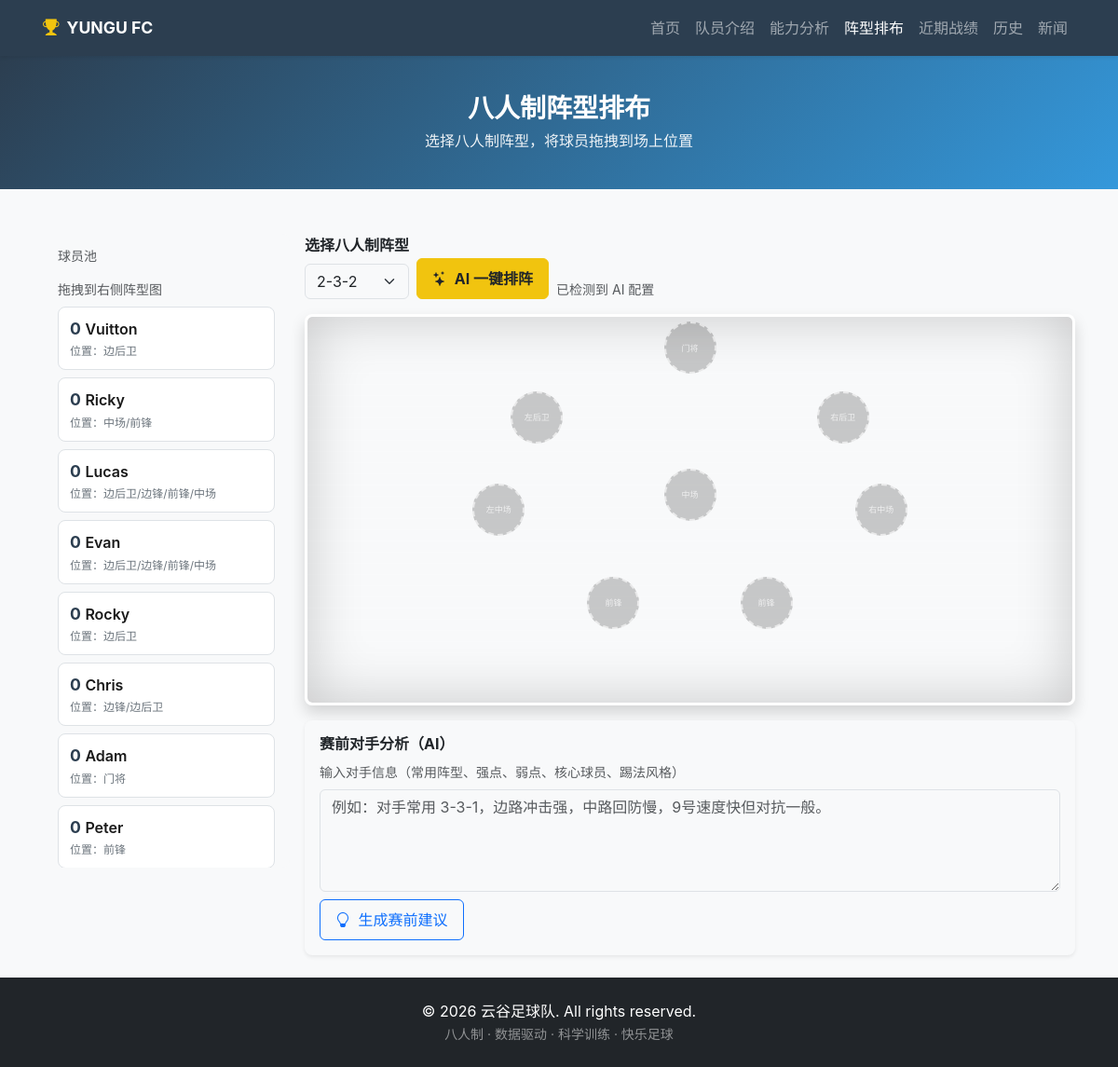
Page /formation on the committed database.
### tables this page shows
CREATE TABLE "players" (
	"id"	INTEGER NOT NULL UNIQUE,
	"name"	TEXT,
	"age"	INTEGER,
	"number"	INTEGER, characteristic TEXT, position TEXT,
	PRIMARY KEY("id" AUTOINCREMENT)
);

### app.py (the view)
@app.route('/formation')
def formation():
    conn = get_db_connection()
    rows = conn.execute('SELECT id, name, number, characteristic, position FROM players ORDER BY number').fetchall()
    conn.close()
    players = [{'id': r['id'], 'name': r['name'], 'number': r['number'], 'characteristic': r['characteristic'] or '', 'position': r['position'] or ''} for r in rows]
    ai_enabled = is_ai_key_configured()
    return render_template('formation.html', players=players, ai_enabled=ai_enabled)

### app.py (called while the page is built)
def get_db_connection():
    conn = sqlite3.connect('football-schoolteam.db')
    conn.row_factory = sqlite3.Row
    return conn

### utils/ai_formation.py (called while the page is built)
def is_ai_key_configured():
    provider = (
        os.getenv("AI_PROVIDER")
        or HARDCODED_AI_PROVIDER
        or "deepseek"
    ).strip().lower()
    if provider == "deepseek":
        return bool((HARDCODED_DEEPSEEK_API_KEY or os.getenv("DEEPSEEK_API_KEY", "")).strip())
    if provider == "siliconflow":
        return bool((HARDCODED_SILICONFLOW_API_KEY or os.getenv("SILICONFLOW_API_KEY", "")).strip())
    return False

### templates/formation.html (shortened to what this page needs)
{% extends 'base.html' %}
{% block content %}
<div class="page-header">
    <div class="container">
        <h1>八人制阵型排布</h1>
        <p>选择八人制阵型，将球员拖拽到场上位置</p>
    </div>
</div>
<div class="container py-4">
    <div class="row g-3 align-items-start">
        <div class="col-12 col-md-4 col-lg-3">
            <div class="player-pool-sidebar sticky-top">
                <h6 class="text-muted mb-3 small text-uppercase">球员池</h6>
                <p class="small text-muted mb-2">拖拽到右侧阵型图</p>
                <div id="player-bench" class="d-grid gap-0">
                    {% for p in players %}
                    <div class="player-card" draggable="true" data-id="{{ p['id'] }}" data-name="{{ p['name'] }}" data-number="{{ p['number'] }}" data-position="{{ p.get('position') or '' }}" data-characteristic="{{ p.get('characteristic') or '' }}">
                        <div><span class="card-num">{{ p['number'] }}</span> <span class="card-name">{{ p['name'] }}</span></div>
                        <div class="card-meta">位置：{{ p.get('position') or '—' }}{% if p.get('characteristic') %} · {{ p['characteristic'] | truncate(12, True) }}{% endif %}</div>
                    </div>
                    {% endfor %}
                </div>
            </div>
        </div>
        <div class="col-12 col-md-8 col-lg-9">
            <div class="mb-3 d-flex flex-wrap gap-2 align-items-end">
                <div>
                    <label class="form-label fw-bold">选择八人制阵型</label>
                    <select id="formation-select" class="form-select" style="max-width: 12rem;">
                        <option value="232">2-3-2</option>
                    </select>
                </div>
                <button id="ai-lineup-btn" class="btn btn-warning text-dark fw-bold" type="button">
                    <i class="bi bi-stars me-1"></i> AI 一键排阵
                </button>
                <div class="small text-muted">
                    {% if ai_enabled %}已检测到 AI 配置{% else %}未检测到 AI Key（需配置 `DEEPSEEK_API_KEY` 或 `SILICONFLOW_API_KEY`）{% endif %}
                </div>
            </div>
            <div class="card shadow overflow-hidden">
                <div class="formation-field p-4" id="formation-field">
                </div>
            </div>
            <div class="card shadow-sm mt-3">
                <div class="card-body">
                    <h6 class="fw-bold mb-2">赛前对手分析（AI）</h6>
                    <label for="opponent-info" class="form-label text-muted small">输入对手信息（常用阵型、强点、弱点、核心球员、踢法风格）</label>
                    <textarea id="opponent-info" class="form-control" rows="4" placeholder="例如：对手常用 3-3-1，边路冲击强，中路回防慢，9号速度快但对抗一般。"></textarea>
                    <div class="d-flex gap-2 mt-2">
                        <button id="ai-opponent-btn" class="btn btn-outline-primary" type="button">
                            <i class="bi bi-lightbulb me-1"></i> 生成赛前建议
                        </button>
                    </div>
                </div>
            </div>
        </div>
    </div>
</div>
{% endblock %}

### static/css/style.css (style rules this page uses)
:root { --bs-primary: #2c3e50; --bs-primary-rgb: 44, 62, 80; --bs-primary-dark: #1a252f; --bs-primary-light: #34495e; --bs-warning: #f1c40f; --bs-warning-rgb: 241, 196, 15; --bs-warning-dark: #e6b800; --bs-body-bg: #f8f9fa; --bs-body-font-family: 'Noto Sans SC', -apple-system, BlinkMacSystemFont, "Segoe UI", Roboto, "Helvetica Neue", Arial, sans-serif; --spacer: 1rem; --card-radius: 0.5rem; --btn-radius: 0.375rem; --safe-area-top: env(safe-area-inset-top, 0); --safe-area-bottom: env(safe-area-inset-bottom, 0); }
.btn-warning { background-color: var(--bs-warning); border-color: var(--bs-warning); color: var(--bs-primary); }
html { font-size: 16px; -webkit-text-size-adjust: 100%; }
body { min-height: 100vh; min-height: calc(100vh - var(--safe-area-bottom)); display: flex; flex-direction: column; font-family: var(--bs-body-font-family); }
.card { border: none; border-radius: var(--card-radius); box-shadow: 0 1px 3px rgba(0, 0, 0, 0.08); transition: transform 0.2s ease, box-shadow 0.2s ease; }
.page-header { background: linear-gradient(135deg, var(--bs-primary) 0%, #3498db 100%); color: white; padding: 2.5rem 0; margin-bottom: 1.5rem; text-align: center; }
.page-header h1 { font-weight: 700; font-size: 1.75rem; margin-bottom: 0.35rem; }
.page-header p { opacity: 0.92; font-size: 1rem; margin-bottom: 0; }
.container { padding-left: max(1rem, env(safe-area-inset-left)); padding-right: max(1rem, env(safe-area-inset-right)); }
.container.py-4 { padding-top: 1.25rem; padding-bottom: 2rem; }
.btn { min-height: 44px; padding: 0.5rem 1rem; }

### templates/formation.html (style rules this page uses)
.formation-field { background: linear-gradient(180deg, #2d5a27 0%, #2d5a27 45%, #2d5a27 55%, #2d5a27 100%); background-size: 100% 12px; background-image: linear-gradient(90deg, rgba(255,255,255,0.15) 1px, transparent 1px), linear-gradient(rgba(255,255,255,0.15) 1px, transparent 1px); border: 3px solid #fff; border-radius: 8px; position: relative; min-height: 420px; box-shadow: inset 0 0 60px rgba(0,0,0,0.2); }
.player-pool-sidebar { background: #f8f9fa; border-radius: 8px; padding: 1rem; min-height: 420px; max-height: 85vh; overflow-y: auto; }
.player-card { background: #fff; border: 1px solid #dee2e6; border-radius: 8px; padding: 10px 12px; margin-bottom: 8px; cursor: grab; user-select: none; transition: box-shadow 0.2s, transform 0.15s; }
.player-card .card-num { font-weight: 700; color: #2c3e50; font-size: 1.1rem; }
.player-card .card-name { font-weight: 600; color: #1a1a1a; }
.player-card .card-meta { font-size: 0.75rem; color: #6c757d; margin-top: 2px; }

### rows in the picture
players: number "0", name "Vuitton", position "边后卫"
players: number "0", name "Ricky", position "中场/前锋"
players: number "0", name "Lucas", position "边后卫/边锋/前锋/中场"
players: number "0", name "Evan", position "边后卫/边锋/前锋/中场"
players: number "0", name "Rocky", position "边后卫"
players: number "0", name "Chris", position "边锋/边后卫"
players: number "0", name "Adam", position "门将"
players: number "0", name "Peter", position "前锋"
